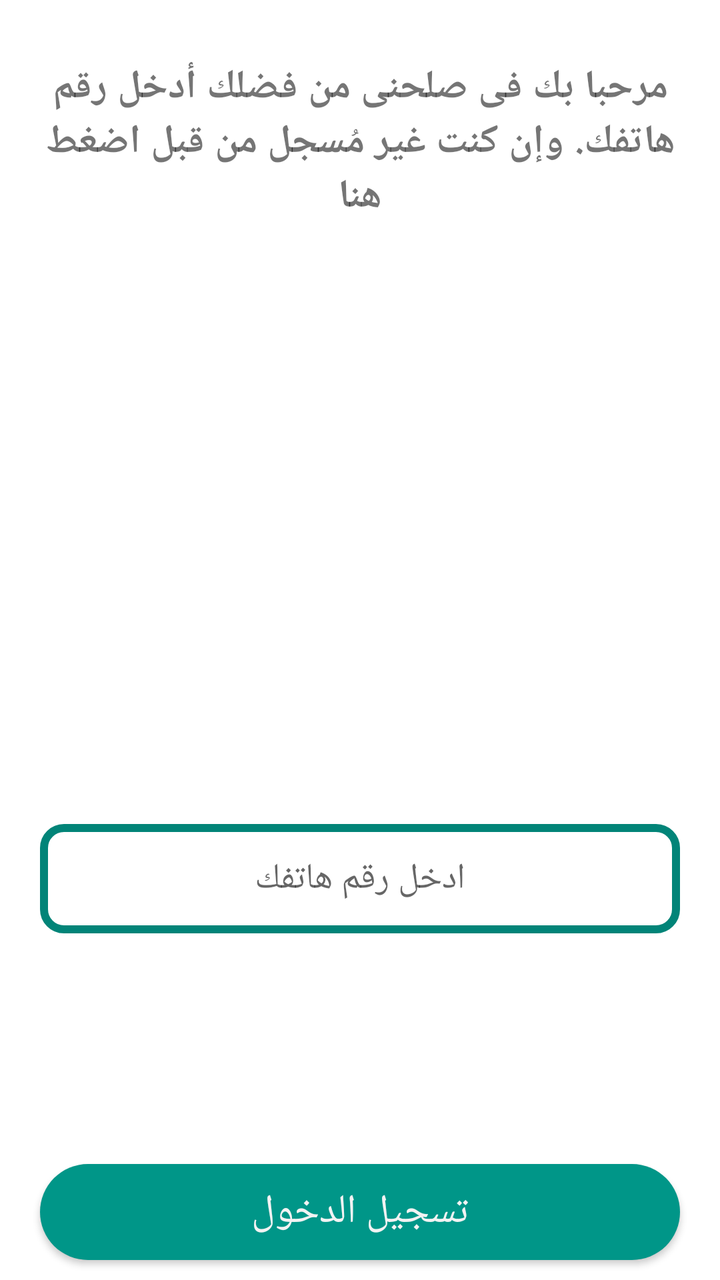
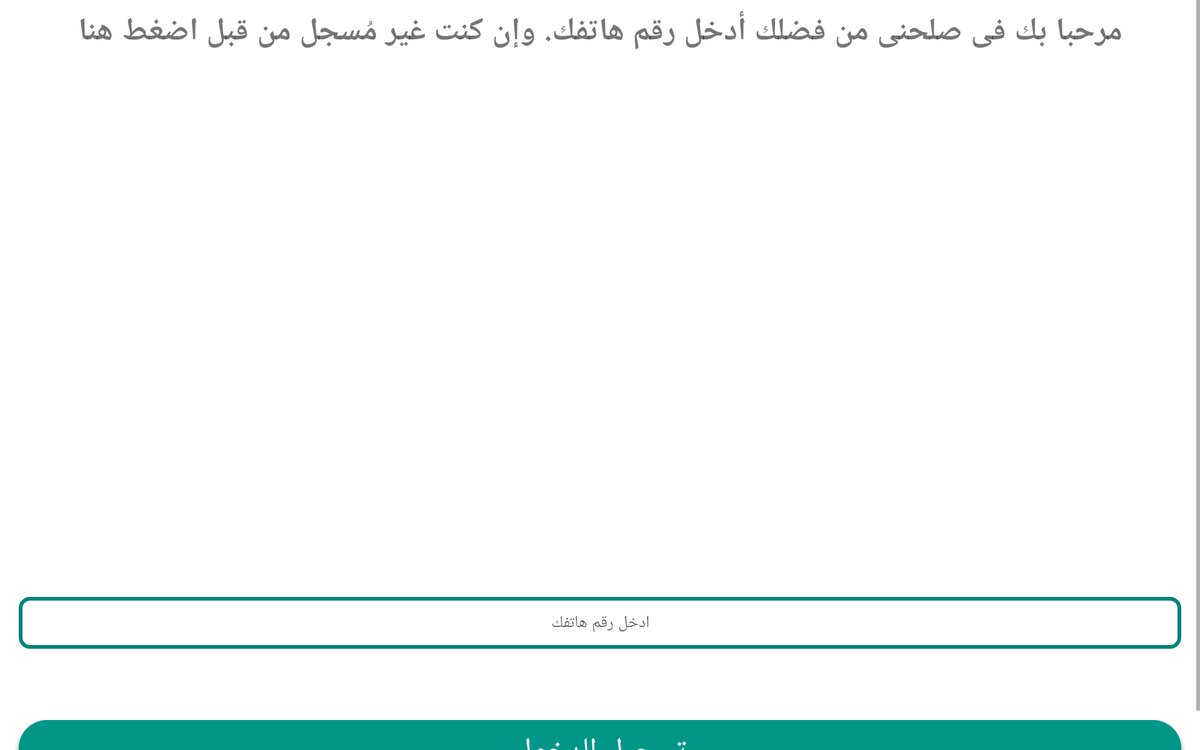

One screen, two layout resources from the same app: the default and the repository's alternative for another configuration. Each is rendered where Android would select it; the XML of both is given below.
<!-- AndroidManifest.xml: application theme AppTheme -->
<!-- res/layout/activity_login.xml -->
<?xml version="1.0" encoding="utf-8"?>
<RelativeLayout xmlns:android="http://schemas.android.com/apk/res/android"
xmlns:app="http://schemas.android.com/apk/res-auto"
xmlns:tools="http://schemas.android.com/tools"
android:layout_width="match_parent"
android:layout_height="match_parent"
android:background="@color/colorwhite"
tools:context=".UserLogin_SignUp.Login">

    <LinearLayout
        android:layout_width="match_parent"
        android:layout_height="match_parent"
        android:gravity="center"
        android:orientation="vertical">

        <LinearLayout
            android:layout_width="match_parent"
            android:layout_height="wrap_content"
            android:layout_weight="1"
            android:gravity="center"
            android:orientation="vertical">

            <TextView
                android:id="@+id/_signup_"
                android:layout_width="match_parent"
                android:layout_height="wrap_content"
                android:padding="10dp"
                android:text="مرحبا بك فى صلحنى من فضلك أدخل رقم هاتفك. وإن كنت غير مُسجل من قبل اضغط هنا"
                android:textAlignment="center"
                android:textSize="20sp"
                android:textStyle="bold" />

            <ImageView
                android:id="@+id/imageView13"
                android:layout_width="match_parent"
                android:layout_height="250dp"
                android:padding="-50dp"
                app:srcCompat="@drawable/worker" />
        </LinearLayout>

        <LinearLayout
            android:id="@+id/user_info_login"
            android:layout_width="match_parent"
            android:layout_height="wrap_content"
            android:gravity="center"
            android:orientation="vertical"
            android:padding="20dp">

            <EditText
                android:id="@+id/phonenum_login"
                android:layout_width="match_parent"
                android:layout_height="wrap_content"
                android:background="@drawable/rounded_border_edittext"
                android:ems="10"
                android:focusable="auto"
                android:gravity="center"
                android:hint="ادخل رقم هاتفك"
                android:inputType="number"
                android:paddingBottom="15dp"
                android:paddingLeft="2dp"
                android:paddingRight="2dp"
                android:paddingTop="15dp" />

            <TextView
                android:id="@+id/error"
                android:layout_width="match_parent"
                android:layout_height="wrap_content"
                android:layout_marginBottom="30dp"
                android:gravity="right"
                android:padding="3dp"
                android:text="الرقم غير مُسجل من قبل"
                android:textColor="@color/red"
                android:textSize="14sp"
                android:visibility="invisible" />

        </LinearLayout>

        <LinearLayout
            android:layout_width="match_parent"
            android:layout_height="wrap_content"
            android:layout_weight="1"
            android:gravity="bottom"
            android:orientation="vertical">

            <Button
                android:id="@+id/_sign"
                android:layout_width="match_parent"
                android:layout_height="wrap_content"
                android:layout_marginBottom="10dp"
                android:layout_marginLeft="20dp"
                android:layout_marginRight="20dp"
                android:layout_weight="0"
                android:background="@drawable/dialog_round"
                android:onClick="login"
                android:text="تسجيل الدخول"
                android:textColor="@color/colorAccent"
                android:textSize="20sp"
                android:visibility="visible"
                tools:ignore="OnClick" />

        </LinearLayout>

    </LinearLayout>
</RelativeLayout>
<!-- resources referenced by this layout -->
<resources>
  <color name="colorAccent">#f3f3f3</color>
  <color name="colorwhite">#ffffff</color>
  <color name="red">#af0505</color>
  <!-- drawable dialog_round (drawable) -->
  <?xml version="1.0" encoding="utf-8"?>
  <shape xmlns:android="http://schemas.android.com/apk/res/android">
  <solid android:color="@color/colorPrimary" />
  <corners android:radius="30dp" />
  <padding
      android:bottom="10dp"
      android:left="10dp"
      android:right="10dp"
      android:top="10dp" />
  </shape>
  <!-- drawable rounded_border_edittext (drawable) -->
  <selector xmlns:android="http://schemas.android.com/apk/res/android">
      <item>
          <shape android:shape="rectangle">
              <corners android:radius="10dp" />
              <stroke
                  android:width="4dp"
                  android:color="#018478"
                  />
          </shape>
      </item>
  </selector>
  <style name="AppTheme" parent="Theme.AppCompat.Light.DarkActionBar">
          
          <item name="colorPrimary">@color/colorPrimary</item>
          <item name="colorPrimaryDark">@color/Mycolor</item>
          <item name="colorAccent">@color/colorAccent</item>
      </style>
  <color name="colorPrimary">#009688</color>
  <color name="Mycolor">#01695f</color>
</resources>
<!-- res/layout-xlarge/activity_login.xml (the repository's variant of the layout above) -->
<!-- drawn on a large tablet held sideways -->
<?xml version="1.0" encoding="utf-8"?>
<RelativeLayout xmlns:android="http://schemas.android.com/apk/res/android"
xmlns:app="http://schemas.android.com/apk/res-auto"
xmlns:tools="http://schemas.android.com/tools"
android:layout_width="match_parent"
android:layout_height="match_parent"
android:background="@color/colorwhite"
tools:context=".UserLogin_SignUp.Login">

    <LinearLayout
        android:layout_width="match_parent"
        android:layout_height="match_parent"
        android:gravity="center"
        android:orientation="vertical">

        <ScrollView
            android:layout_width="match_parent"
            android:layout_height="match_parent"
            android:layout_weight="1">

            <LinearLayout
                android:layout_width="match_parent"
                android:layout_height="wrap_content"
                android:orientation="vertical" >

                <LinearLayout
                    android:layout_width="match_parent"
                    android:layout_height="match_parent"
                    android:layout_weight="1"
                    android:gravity="center"
                    android:orientation="vertical">

                    <TextView
                        android:id="@+id/_signup_"
                        android:layout_width="match_parent"
                        android:layout_height="wrap_content"
                        android:padding="10dp"
                        android:text="مرحبا بك فى صلحنى من فضلك أدخل رقم هاتفك. وإن كنت غير مُسجل من قبل اضغط هنا"
                        android:textAlignment="center"
                        android:textSize="34sp"
                        android:textStyle="bold" />

                    <ImageView
                        android:id="@+id/imageView13"
                        android:layout_width="match_parent"
                        android:layout_height="550dp"
                        android:padding="-50dp"
                        app:srcCompat="@drawable/worker" />
                </LinearLayout>

                <LinearLayout
                    android:id="@+id/user_info_login"
                    android:layout_width="match_parent"
                    android:layout_height="match_parent"
                    android:layout_weight="1"
                    android:gravity="center"
                    android:orientation="vertical"
                    android:padding="20dp">

                    <EditText
                        android:id="@+id/phonenum_login"
                        android:layout_width="match_parent"
                        android:layout_height="wrap_content"
                        android:background="@drawable/rounded_border_edittext"
                        android:ems="10"
                        android:focusable="auto"
                        android:gravity="center"
                        android:hint="ادخل رقم هاتفك"
                        android:inputType="number"
                        android:paddingBottom="15dp"
                        android:paddingLeft="2dp"
                        android:paddingRight="2dp"
                        android:paddingTop="15dp" />

                    <TextView
                        android:id="@+id/error"
                        android:layout_width="match_parent"
                        android:layout_height="wrap_content"
                        android:layout_marginBottom="30dp"
                        android:gravity="right"
                        android:padding="3dp"
                        android:text="الرقم غير مُسجل من قبل"
                        android:textColor="@color/red"
                        android:textSize="14sp"
                        android:visibility="invisible" />

                </LinearLayout>

                <LinearLayout
                    android:layout_width="match_parent"
                    android:layout_height="match_parent"
                    android:layout_weight="1"
                    android:gravity="bottom"
                    android:orientation="vertical">

                    <Button
                        android:id="@+id/_sign"
                        android:layout_width="match_parent"
                        android:layout_height="wrap_content"
                        android:layout_marginBottom="10dp"
                        android:layout_marginLeft="20dp"
                        android:layout_marginRight="20dp"
                        android:layout_weight="0"
                        android:background="@drawable/dialog_round"
                        android:onClick="login"
                        android:text="تسجيل الدخول"
                        android:textColor="@color/colorAccent"
                        android:textSize="34sp"
                        android:visibility="visible"
                        tools:ignore="OnClick" />

                </LinearLayout>
            </LinearLayout>
        </ScrollView>

    </LinearLayout>
</RelativeLayout>
